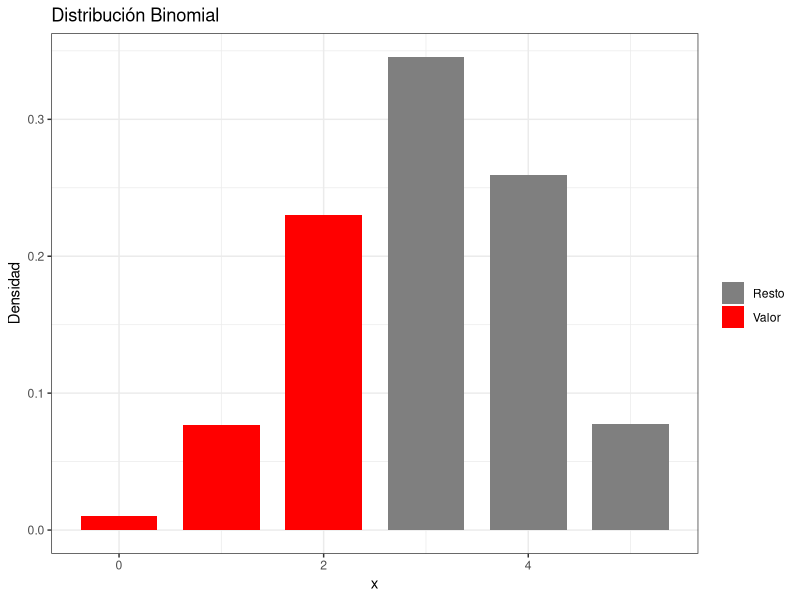
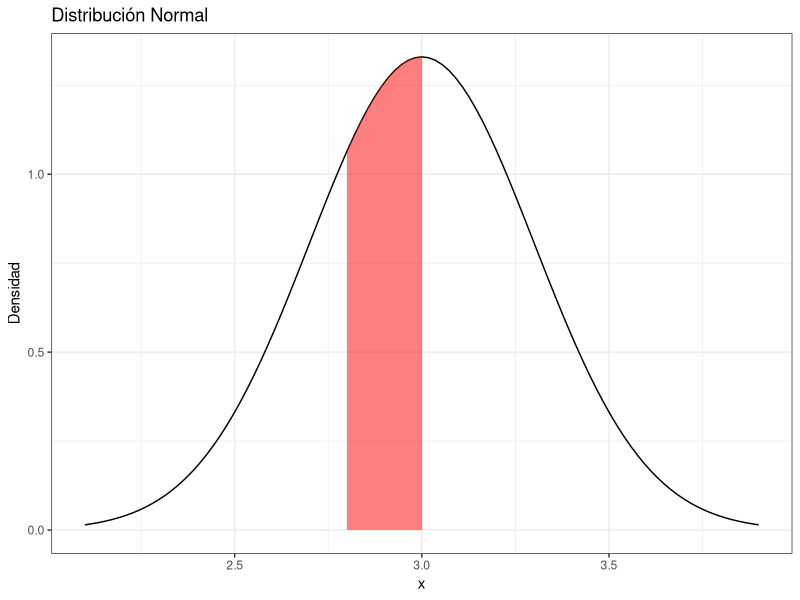
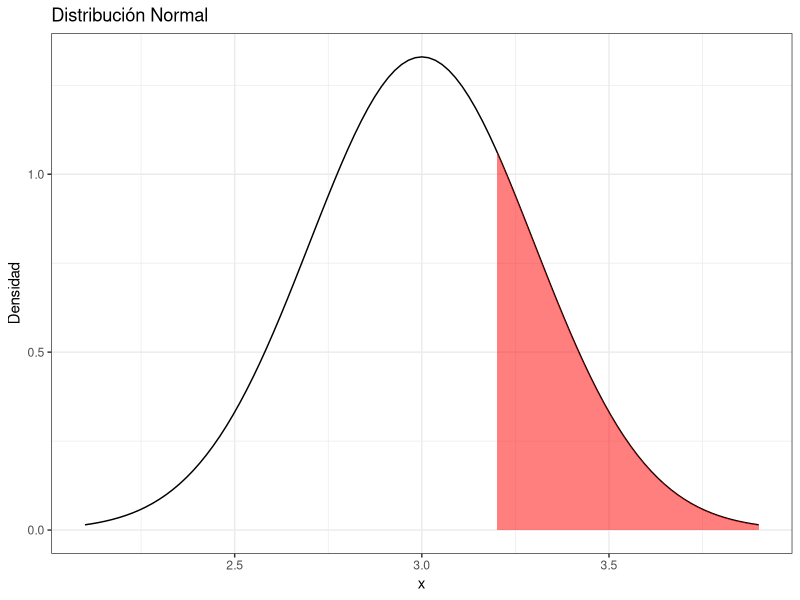
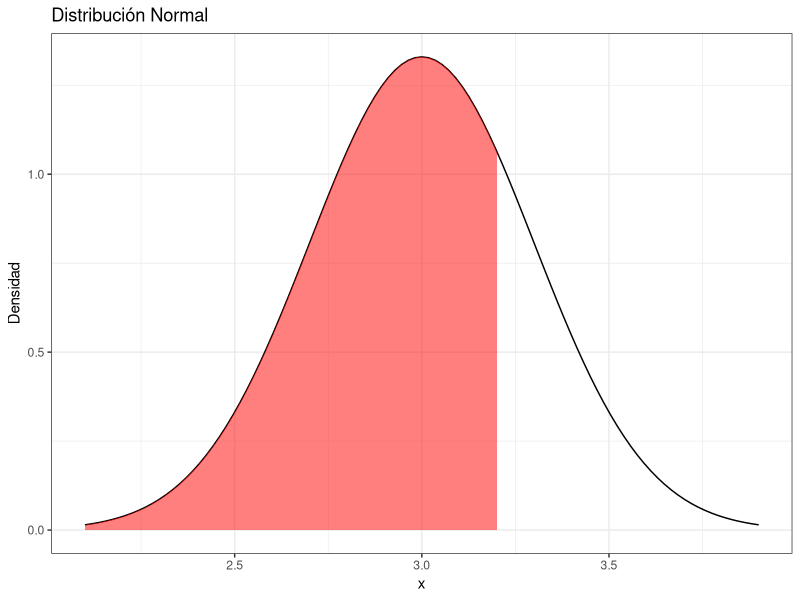
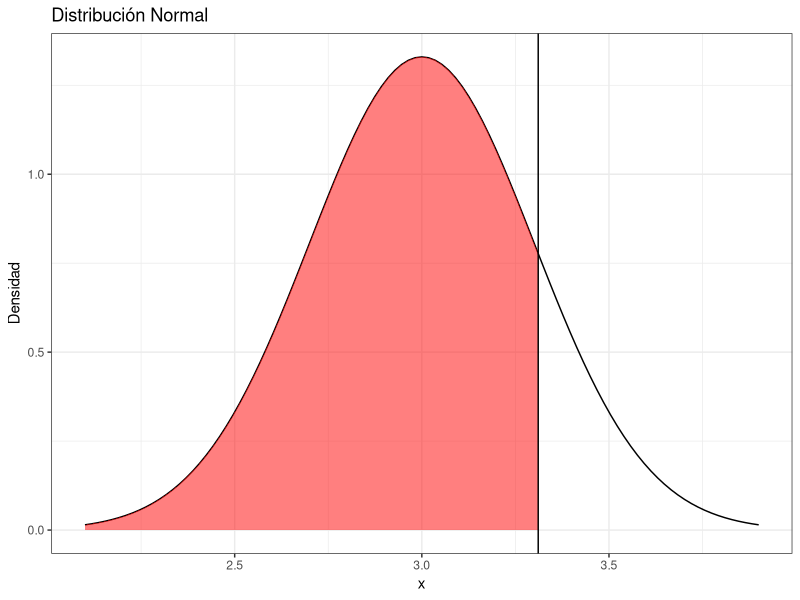
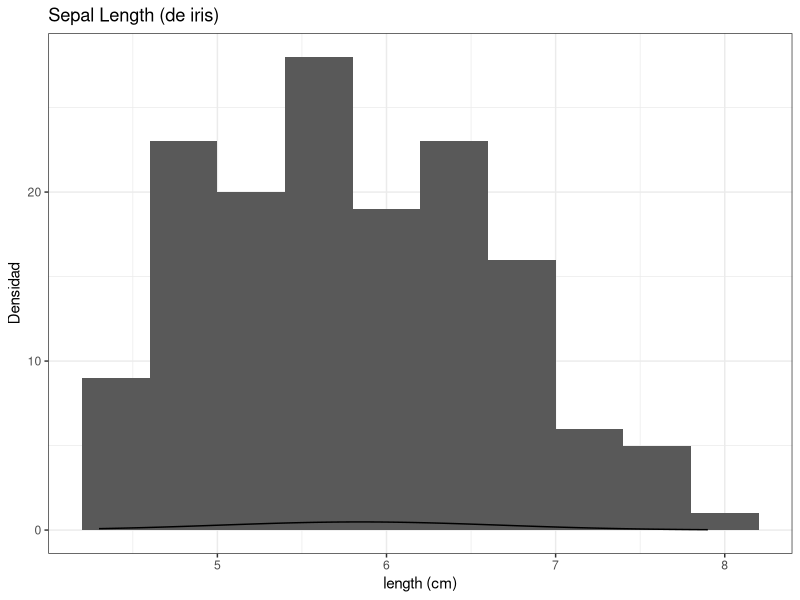

The R script that drew these images, in order:
## ---- chunk 1
library(tidyverse)
## ---- chunk 2
n = 5
p = 0.6
valor = 2
dbinom(valor, size = n, prob = p)
## ---- chunk 3
rango = 0:n
df = data.frame(x = rango, y = dbinom(rango, size = n, prob = p))

ggplot(df, aes(x = x, y = y, fill = factor(ifelse(x <= valor, "Valor", "Resto")))) +
  geom_bar(stat = "identity", width = 0.75) + xlab("x") + ylab("Densidad") +
  ggtitle("Distribución Binomial") +
  scale_fill_manual(name = "", values = c("grey50", "red")) + 
  theme_bw()
## ---- chunk 4
media <- 3
desv.tip <- 0.30
valor1 <- 3
valor2 <- 2.8
normal1 <- pnorm(valor1, mean = media, sd = desv.tip)
normal2 <- pnorm(valor2, mean = media, sd = desv.tip)
normal1
normal2
normal1 - normal2

## ---- chunk 5
rango <- c(media - 3 * desv.tip, media + 3 * desv.tip)
ggplot(data.frame(x = rango), aes(x = rango)) +
  stat_function(fun = dnorm, n = 101, args = list(mean = media, sd = desv.tip)) +
  geom_area(stat = 'function', fun = dnorm, args = list(mean = media, sd = desv.tip), fill = 'red', xlim = c(valor2, valor1), alpha = 0.5) +
  ylab("Densidad") + ggtitle("Distribución Normal") + xlab("x") + theme_bw()
## ---- chunk 6
valor <- 3.2
pnorm(valor, mean = media, sd = desv.tip)
pnorm(valor, mean = media, sd = desv.tip, lower.tail = FALSE)
## ---- chunk 7
1 - pnorm(valor, media, sd = desv.tip)
## ---- chunk 8
rango <- c(media - 3 * desv.tip, media + 3 * desv.tip)
ggplot(data.frame(x = rango), aes(x = rango)) +
  stat_function(fun = dnorm, n = 101, args = list(mean = media, sd = desv.tip)) +
  geom_area(stat = 'function',fun = dnorm, args = list(mean = media, sd = desv.tip), fill = 'red', xlim = c(valor, max(rango)), alpha = 0.5) +
  ylab("Densidad") + ggtitle("Distribución Normal") + xlab("x") + theme_bw()
## ---- chunk 9
valor <- 3.2
pnorm(valor, mean = media, sd = desv.tip)
## ---- chunk 10
rango <- c(media - 3 * desv.tip, media + 3 * desv.tip)
## ---- chunk 11
ggplot(data.frame(x = rango), aes(x = rango)) +
  stat_function(fun = dnorm, n = 101, args = list(mean = media, sd = desv.tip)) +
  geom_area(stat = 'function', fun = dnorm, args = list(mean = media, sd = desv.tip), fill = 'red', xlim = c(min(rango), valor), alpha = 0.5) +
  ylab("Densidad") + ggtitle("Distribución Normal") + xlab("x") + theme_bw()
## ---- chunk 12
a <- 0.85
qnorm(a, mean = media, sd = desv.tip)
## ---- chunk 13
rango <- c(media - 3 * desv.tip, media + 3 * desv.tip)
## ---- chunk 14
ggplot(data.frame(x = rango), aes(x = rango)) +
  stat_function(fun = dnorm, n = 101, args = list(mean = media, sd = desv.tip)) +
  geom_area(stat = 'function', fun = dnorm, args = list(mean = media, sd = desv.tip), fill = 'red', xlim = c(min(rango), qnorm(a, mean = media, sd = desv.tip)), alpha = 0.5) +
  geom_vline(xintercept = qnorm(a, mean = media, sd = desv.tip)) +
  ylab("Densidad") + ggtitle("Distribución Normal") + xlab("x") + theme_bw()
## ---- chunk 15
r <- 15
rnorm(r, mean = media, sd = desv.tip)
## ---- chunk 16
media <- mean(iris$Sepal.Length)
desv.tip <- sd(iris$Sepal.Length)
media
desv.tip
## ---- chunk 17
ggplot(iris, aes(x=Sepal.Length)) + 
  geom_histogram(bins = 10) +
  stat_function(fun = dnorm, n = 101, args = list(mean = media, sd = desv.tip)) +
  geom_area(stat = 'function', sec.axis = sec_axis(~ . / 10)) +
  ylab("Densidad") + 
  ggtitle("Sepal Length (de iris)") + 
  xlab("length (cm)") + 
  theme_bw()
